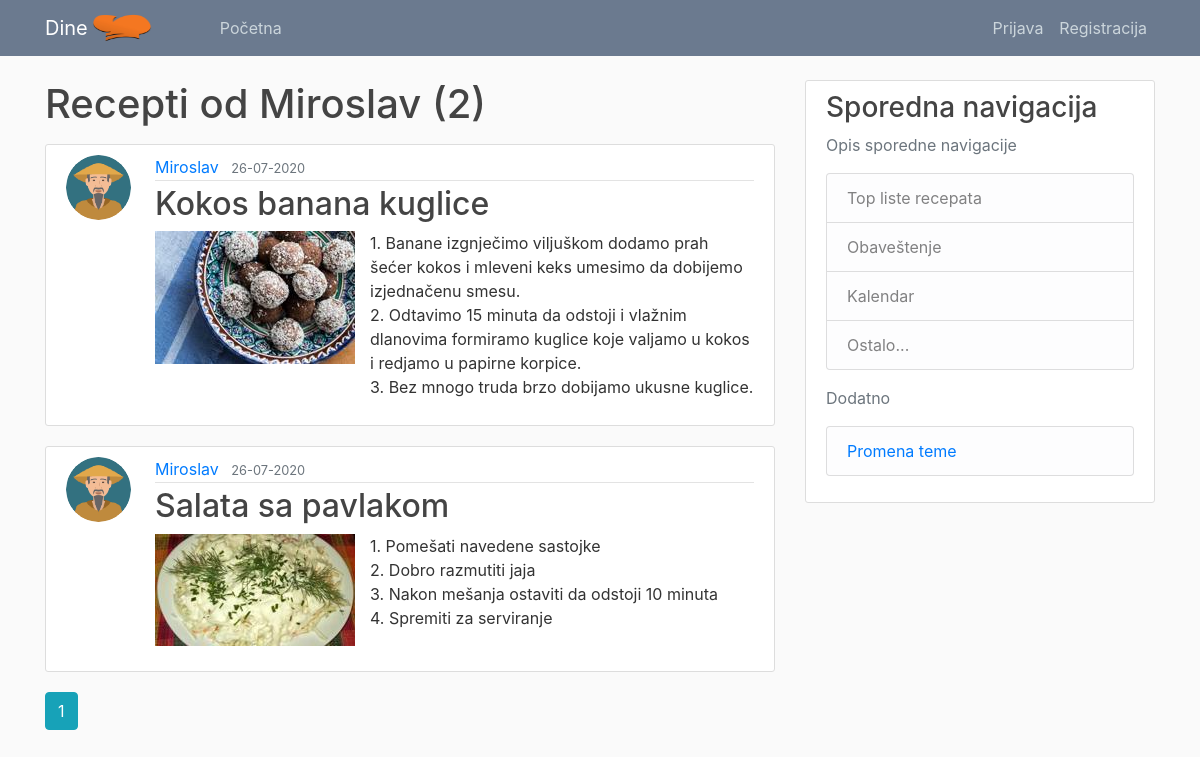
The app's page /user/Miroslav with its own data.
### application/models.py (models this page shows, shortened)
class User(db.Model, UserMixin):
    __tablename__ = 'user'
    id = db.Column(db.Integer, primary_key=True)
    username = db.Column(db.String(20), unique=True, nullable=False)
    email = db.Column(db.String(120), unique=True, nullable=False)
    image_file = db.Column(db.String(20), nullable=False, default='default.jpg')
    password = db.Column(db.String(60), nullable=False)
    recipes = db.relationship('Recipe', backref='author', lazy=True)

class Recipe(db.Model):
    __tablename__ = 'recipe'
    __searchable__ = ['title']
    id = db.Column(db.Integer, primary_key=True)
    title = db.Column(db.String(100), nullable=False)
    date_posted = db.Column(db.DateTime, nullable=False, default=datetime.utcnow)
    content = db.Column(db.Text, nullable=False)
    main_ingredients = db.relationship("Ingredient", secondary=association_recipe_main_ingredient)
    side_ingredients = db.relationship("Ingredient", secondary=association_recipe_side_ingredient)
    preparation_time = db.Column(db.Text, nullable=False)
    image_file = db.Column(db.String(20), nullable=False, default='default.jpg')
    equipment = db.relationship("Equipment", secondary=association_recipe_equipment)
    difficulty = db.Column(db.Text, nullable=False)
    user_id = db.Column(db.Integer, db.ForeignKey('user.id'), nullable=False)
    view_counter = db.Column(db.Integer)

### application/routes.py (the view)
@app.route("/user/<string:username>")
def user_recipes(username):
    page = request.args.get('page', 1, type=int)
    user = User.query.filter_by(username=username).first_or_404()
    recipes = Recipe.query.filter_by(author=user)\
        .order_by(Recipe.date_posted.desc())\
        .paginate(page=page, per_page=5)
    return render_template('user_recipes.html', recipes=recipes, user=user)

### application/templates/user_recipes.html
{% extends "layout.html" %}
{% block content %}
    <h1 class="mb-3"> Recepti od {{ user.username }} ({{ recipes.total }}) </h1>
    {% for recipe in recipes.items %}
        <article class="media content-section">
            <a class="mr-2" href="#">
                    <img class="rounded-circle article-img"
                     src="{{ url_for('static', filename='profile_pics/' + recipe.author.image_file) }}"/>
            </a>
            <div class="media-body">
                <div class="article-metadata">
                    <a class="mr-2" href="{{ url_for('user_recipes', username=recipe.author.username) }}">{{ recipe.author.username }}</a>
                    <small class="text-muted">{{ recipe.date_posted.strftime('%d-%m-%Y') }}</small>
                </div>
                <h2><a class="article-title" href="{{ url_for('recipe', recipe_id=recipe.id) }}">{{ recipe.title }}</a></h2>
                <div>
                    <div class="img-hover-zoom recipe-row-image">
                        <a href="{{ url_for('recipe', recipe_id=recipe.id) }}"><img src="{{ url_for('static', filename='img/' + recipe.image_file) }}"></a>
                    </div>
                    <p class="article-content">{{ recipe.content }}</p>
                </div>
            </div>
        </article>
    {% endfor %}
    {% for page_num in recipes.iter_pages(left_edge=1,right_edge=1, left_current=1, right_current=2) %}
        {% if page_num %}
            {% if recipes.page == page_num %}
                <a class="btn btn-info mb-4" href="{{ url_for('user_recipes', username=user.username, page = page_num) }}"> {{ page_num }} </a>
            {% else %}
                <a class="btn btn-outline-info mb-4" href="{{ url_for('home', username=user.username, page = page_num) }}"> {{ page_num }} </a>
            {% endif %}
        {% else %}
            ...
        {% endif %}
    {% endfor %}
{% endblock content %}

### application/static/main.css (style rules this page uses)
body { background: #fafafa; color: #333333; margin-top: 5rem; }
h1, h2, h3, h4, h5, h6 { color: #444444; }
.content-section { background: #ffffff; padding: 10px 20px; border: 1px solid #dddddd; border-radius: 3px; margin-bottom: 20px; }
.article-title { color: #444444; }
.article-content { white-space: pre-line; }
.article-img { height: 65px; width: 65px; margin-right: 16px; }
.article-metadata { padding-bottom: 1px; margin-bottom: 4px; border-bottom: 1px solid #e3e3e3 }
.recipe-row-image { max-width: 100%; max-height: 500px; float: left; margin-right: 15px; margin-bottom: 15px; }
.img-hover-zoom { overflow: hidden; }
.img-hover-zoom img { transition: transform .5s ease; transition-property: transform; transition-duration: 0.5s; transition-timing-function: ease; transition-delay: 0s; }

### records on screen
User: username "Miroslav"
Recipe: image_file (picture), author.username "Miroslav", date_posted "26-07-2020", title "Kokos banana kuglice", content "1. Banane izgnječimo viljuškom dodamo prah šećer kokos i mleveni keks umesimo da dobijemo izjednačenu smesu. 2. Odtavimo 15 minuta da odstoji i vlažnim dlanovima formiramo kuglice koje valjamo u kokos i redjamo u papirne korpice. 3. Bez mnogo truda brzo dobijamo ukusne kuglice."
Recipe: image_file (picture), author.username "Miroslav", date_posted "26-07-2020", title "Salata sa pavlakom", content "1. Pomešati navedene sastojke 2. Dobro razmutiti jaja 3. Nakon mešanja ostaviti da odstoji 10 minuta 4. Spremiti za serviranje"

### other values on screen
{{ recipes.total }} "2"
{{ page_num }} "1"
